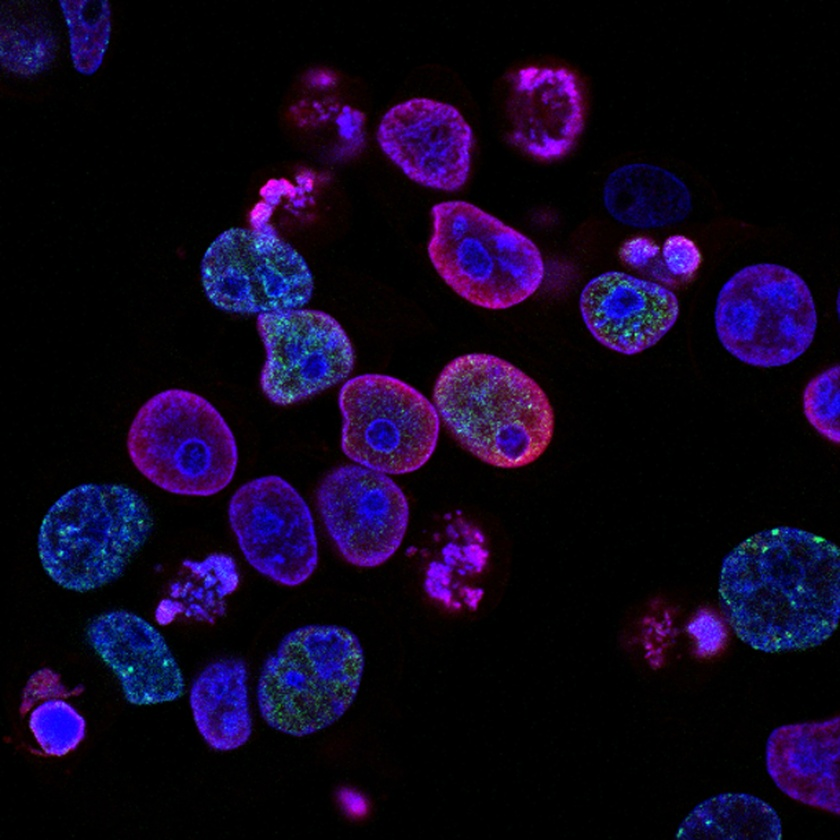
#> input picture national-cancer-institute-L7en7Lb-Ovc-unsplash.jpg, 840 x 840 px, shrunk from 3000 x 3000 before the run, found by its file name
$ python Ch4_Ballan_List_4_6_5_3_MAT_skeletoning.py
#> lines starting #> are read from the running program, lines starting #| are printed output that depends on the picture; after the words box and inside, x2 and y2 are one past the last pixel; in counts of white or black regions, pixels touching at a corner belong together
# Python 2/3 compatibility
from __future__ import print_function
import cv2
from skimage.morphology import skeletonize
from skimage import data
import matplotlib.pyplot as plt
from skimage import filters

# Load the image
image = cv2.imread('/Users/meltemballan/Documents/Image_Processing/CH4_Ballan/national-cancer-institute-L7en7Lb-Ovc-unsplash.jpg', cv2.IMREAD_GRAYSCALE)
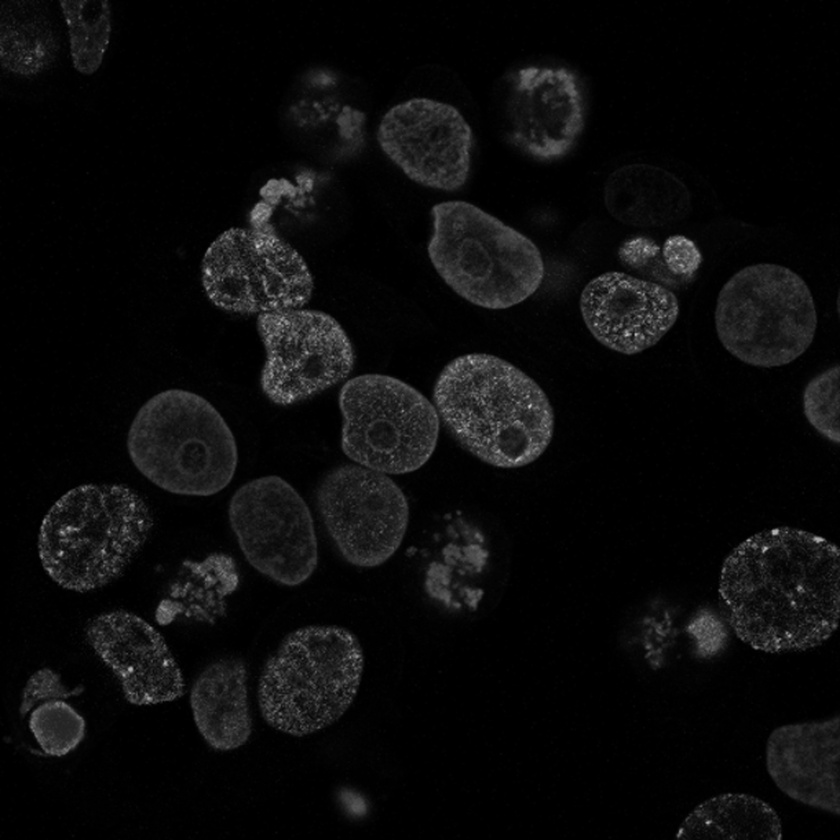
#> image: shape (840, 840); min 0, max 202, mean 11.2

# Apply a threshold to create a binary image
threshold = filters.threshold_otsu(image)
#> threshold = 25
binary_image = image > threshold
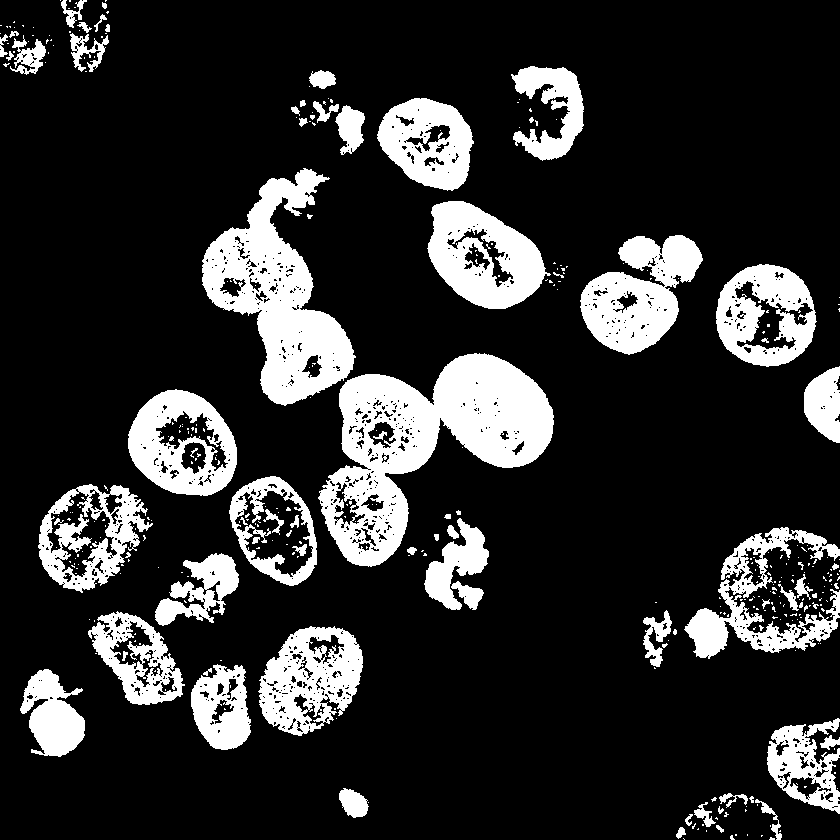
#> binary_image: shape (840, 840) bool; 18.4% white; 373 white regions (300 under 20 px), largest, box (x1, y1, x2, y2) and area: (318, 353, 554, 567) 22542, (202, 168, 356, 406) 15849, (580, 235, 703, 355) 8328

# Perform skeletonization
skeleton = skeletonize(binary_image)
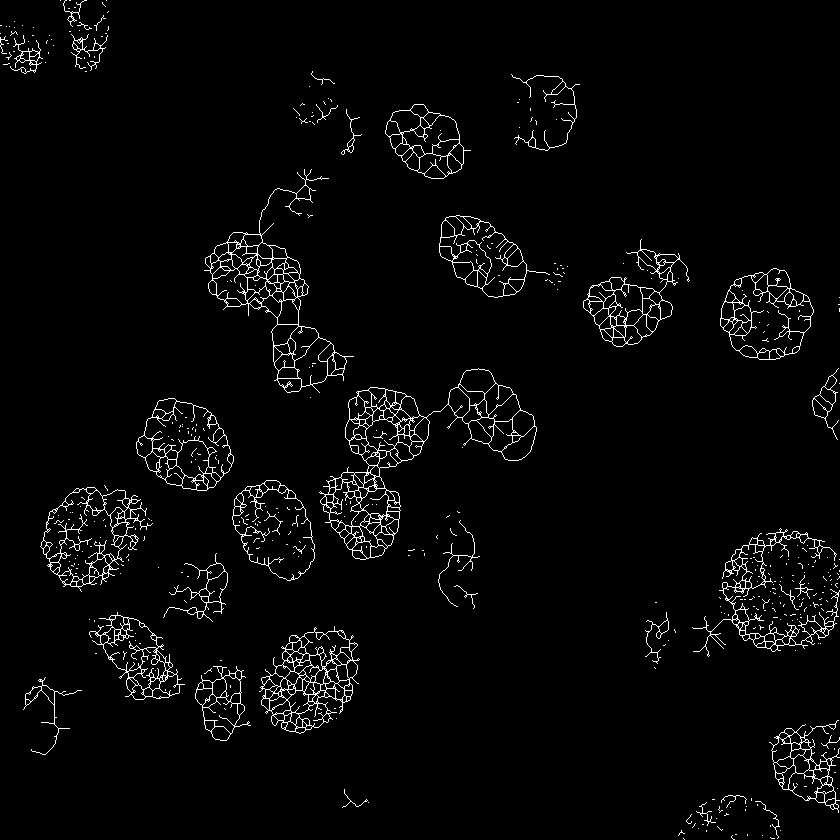
#> skeleton: shape (840, 840) bool; 2.9% white in thin lines or dots

# Display the original image and the skeleton
fig, axes = plt.subplots(nrows=1, ncols=2, figsize=(8, 4),
                         sharex=True, sharey=True)

ax = axes.ravel()

ax[0].imshow(image, cmap=plt.cm.gray)
ax[0].set_title('Original image')

ax[1].imshow(skeleton, cmap=plt.cm.gray)
ax[1].set_title('Skeleton of the image')

plt.tight_layout()
plt.show()
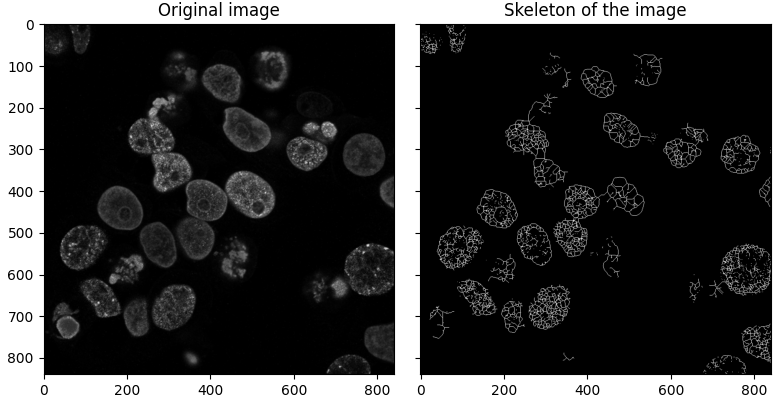
#> figure drawn by matplotlib, 2 panels
